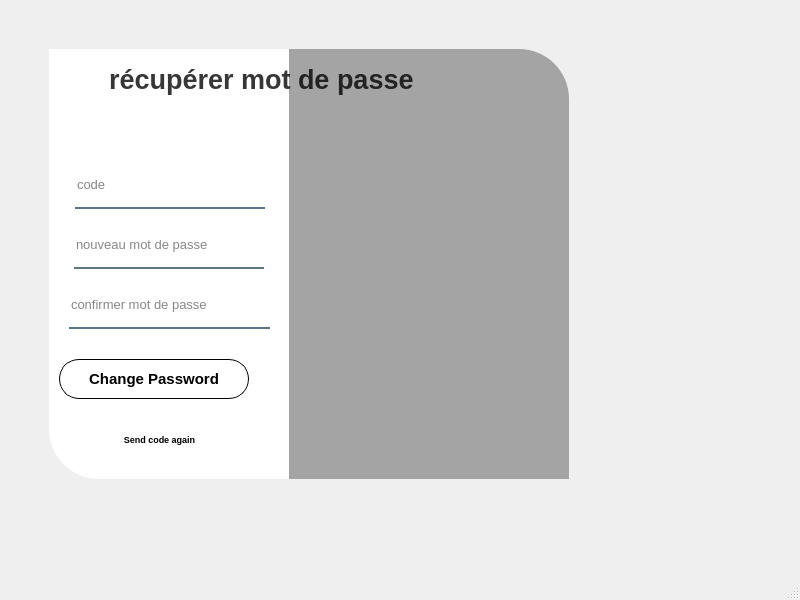
<?xml version="1.0" encoding="UTF-8"?>
<ui version="4.0">
 <class>MainWindow</class>
 <widget class="QMainWindow" name="MainWindow">
  <property name="geometry">
   <rect>
    <x>0</x>
    <y>0</y>
    <width>800</width>
    <height>600</height>
   </rect>
  </property>
  <property name="windowTitle">
   <string>MainWindow</string>
  </property>
  <widget class="QWidget" name="centralwidget">
   <widget class="QWidget" name="widget_2" native="true">
    <property name="geometry">
     <rect>
      <x>29</x>
      <y>19</y>
      <width>601</width>
      <height>501</height>
     </rect>
    </property>
    <property name="styleSheet">
     <string notr="true">#widget_2{
	background-color: transparent;
}
QPushButton#pushButton{
	background-color: qlineargradient(spread:pad, x1:0, y1:0.505682, x2:1, y2:0.477, stop:0 rgba(11, 131, 120, 219), stop:1 rgba(85, 98, 112, 226));
	color:rgba(255, 255, 255, 210);
	border-radius:5px;
}

QPushButton#pushButton:hover{
	background-color: qlineargradient(spread:pad, x1:0, y1:0.505682, x2:1, y2:0.477, stop:0 rgba(150, 123, 111, 219), stop:1 rgba(85, 81, 84, 226));
}

QPushButton#pushButton:pressed{
	padding-left:5px;
	padding-top:5px;
	background-color:rgba(150, 123, 111, 255);
}

QPushButton#pushButton_2, #pushButton_3, #pushButton_4, #pushButton_5{
	background-color: rgba(0, 0, 0, 0);
	color:rgba(85, 98, 112, 255);
}

QPushButton#pushButton_2:hover, #pushButton_3:hover, #pushButton_4:hover, #pushButton_5:hover{
	color: rgba(131, 96, 53, 255);
}

QPushButton#pushButton_2:pressed, #pushButton_3:pressed, #pushButton_4:pressed, #pushButton_5:pressed{
	padding-left:5px;
	padding-top:5px;
	color:rgba(91, 88, 53, 255);
}

</string>
    </property>
    <widget class="QLabel" name="label_27">
     <property name="geometry">
      <rect>
       <x>40</x>
       <y>30</y>
       <width>280</width>
       <height>430</height>
      </rect>
     </property>
     <property name="styleSheet">
      <string notr="true">border-image: url(:/images/background.jpg);
border-top-left-radius: 50px;</string>
     </property>
     <property name="text">
      <string/>
     </property>
    </widget>
    <widget class="QLabel" name="label_28">
     <property name="geometry">
      <rect>
       <x>260</x>
       <y>30</y>
       <width>280</width>
       <height>430</height>
      </rect>
     </property>
     <property name="styleSheet">
      <string notr="true">background-color:rgba(0, 0, 0, 80);
border-image: url(:/background/icons/2.PNG);
border-top-right-radius: 50px;</string>
     </property>
     <property name="text">
      <string/>
     </property>
    </widget>
    <widget class="QLabel" name="label_29">
     <property name="geometry">
      <rect>
       <x>20</x>
       <y>30</y>
       <width>240</width>
       <height>430</height>
      </rect>
     </property>
     <property name="styleSheet">
      <string notr="true">background-color:rgba(255, 255, 255, 255);
border-bottom-left-radius: 50px;</string>
     </property>
     <property name="text">
      <string/>
     </property>
    </widget>
    <widget class="QLabel" name="label_30">
     <property name="geometry">
      <rect>
       <x>80</x>
       <y>40</y>
       <width>451</width>
       <height>40</height>
      </rect>
     </property>
     <property name="font">
      <font>
       <pointsize>20</pointsize>
       <weight>75</weight>
       <bold>true</bold>
      </font>
     </property>
     <property name="styleSheet">
      <string notr="true">color:rgba(0, 0, 0, 200);</string>
     </property>
     <property name="text">
      <string>récupérer mot de passe</string>
     </property>
    </widget>
    <widget class="QLineEdit" name="lineEdit_12">
     <property name="geometry">
      <rect>
       <x>45</x>
       <y>210</y>
       <width>190</width>
       <height>40</height>
      </rect>
     </property>
     <property name="font">
      <font>
       <pointsize>10</pointsize>
      </font>
     </property>
     <property name="styleSheet">
      <string notr="true">background-color:rgba(0, 0, 0, 0);
border:none;
border-bottom:2px solid rgba(46, 82, 101, 200);
color:rgba(0, 0, 0, 240);
padding-bottom:7px;</string>
     </property>
     <property name="echoMode">
      <enum>QLineEdit::Password</enum>
     </property>
     <property name="placeholderText">
      <string>nouveau mot de passe</string>
     </property>
    </widget>
    <widget class="QPushButton" name="buttonRegister_4">
     <property name="geometry">
      <rect>
       <x>30</x>
       <y>340</y>
       <width>190</width>
       <height>40</height>
      </rect>
     </property>
     <property name="font">
      <font>
       <pointsize>11</pointsize>
       <weight>75</weight>
       <bold>true</bold>
      </font>
     </property>
     <property name="styleSheet">
      <string notr="true">border: 1px solid black;
border-radius:20px !important;</string>
     </property>
     <property name="text">
      <string>Change Password</string>
     </property>
    </widget>
    <widget class="QPushButton" name="buttonClose_4">
     <property name="geometry">
      <rect>
       <x>20</x>
       <y>30</y>
       <width>41</width>
       <height>31</height>
      </rect>
     </property>
     <property name="styleSheet">
      <string notr="true">background-color: qlineargradient(spread:pad, x1:0, y1:0, x2:1, y2:0, stop:0 rgba(255, 255, 255, 255), stop:1 rgba(255, 255, 255, 255));
border:none;</string>
     </property>
     <property name="text">
      <string/>
     </property>
     <property name="icon">
      <iconset resource="resources.qrc">
       <normaloff>:/icons/icons/icons8-fermer-la-fenêtre-50.png</normaloff>:/icons/icons/icons8-fermer-la-fenêtre-50.png</iconset>
     </property>
    </widget>
    <widget class="QLineEdit" name="lineEdit_13">
     <property name="geometry">
      <rect>
       <x>46</x>
       <y>150</y>
       <width>190</width>
       <height>40</height>
      </rect>
     </property>
     <property name="font">
      <font>
       <pointsize>10</pointsize>
      </font>
     </property>
     <property name="styleSheet">
      <string notr="true">background-color:rgba(0, 0, 0, 0);
border:none;
border-bottom:2px solid rgba(46, 82, 101, 200);
color:rgba(0, 0, 0, 240);
padding-bottom:7px;</string>
     </property>
     <property name="placeholderText">
      <string>code</string>
     </property>
    </widget>
    <widget class="QPushButton" name="buttonRegister_5">
     <property name="geometry">
      <rect>
       <x>40</x>
       <y>400</y>
       <width>181</width>
       <height>41</height>
      </rect>
     </property>
     <property name="font">
      <font>
       <pointsize>7</pointsize>
       <weight>75</weight>
       <bold>true</bold>
      </font>
     </property>
     <property name="styleSheet">
      <string notr="true">border:none;
background-color: qlineargradient(spread:pad, x1:0, y1:0, x2:1, y2:0, stop:0 rgba(255, 255, 255, 255), stop:1 rgba(255, 255, 255, 255));</string>
     </property>
     <property name="text">
      <string>Send code again</string>
     </property>
    </widget>
    <widget class="QLineEdit" name="lineEdit_14">
     <property name="geometry">
      <rect>
       <x>40</x>
       <y>270</y>
       <width>201</width>
       <height>40</height>
      </rect>
     </property>
     <property name="font">
      <font>
       <pointsize>10</pointsize>
      </font>
     </property>
     <property name="styleSheet">
      <string notr="true">background-color:rgba(0, 0, 0, 0);
border:none;
border-bottom:2px solid rgba(46, 82, 101, 200);
color:rgba(0, 0, 0, 240);
padding-bottom:7px;</string>
     </property>
     <property name="echoMode">
      <enum>QLineEdit::Password</enum>
     </property>
     <property name="placeholderText">
      <string>confirmer mot de passe</string>
     </property>
    </widget>
   </widget>
  </widget>
  <widget class="QMenuBar" name="menubar">
   <property name="geometry">
    <rect>
     <x>0</x>
     <y>0</y>
     <width>800</width>
     <height>26</height>
    </rect>
   </property>
  </widget>
  <widget class="QStatusBar" name="statusbar"/>
 </widget>
 <resources>
  <include location="resources.qrc"/>
 </resources>
 <connections/>
</ui>
